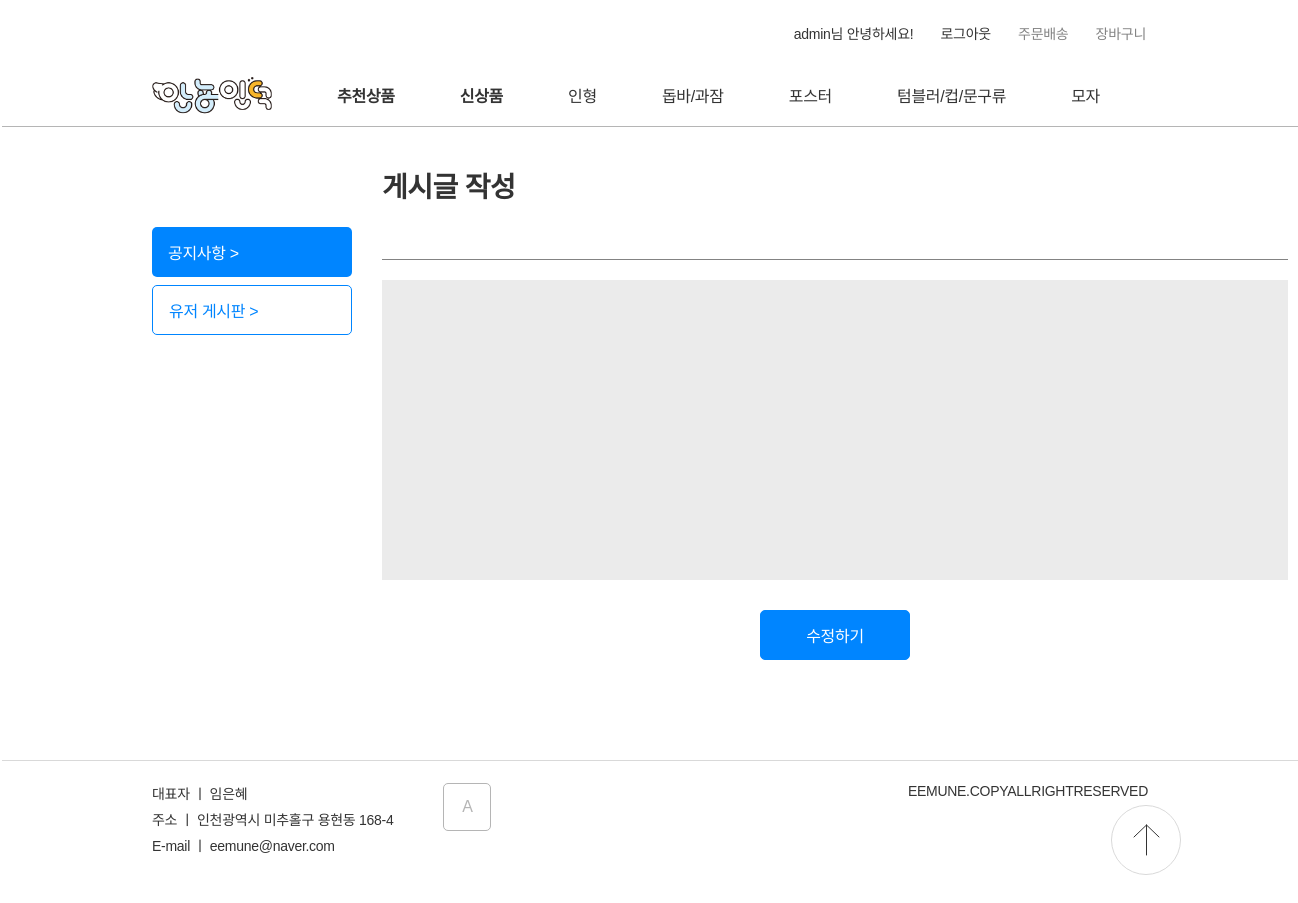
/update_post?post_id=13 (signed in), run on an earlier commit of the app's database.
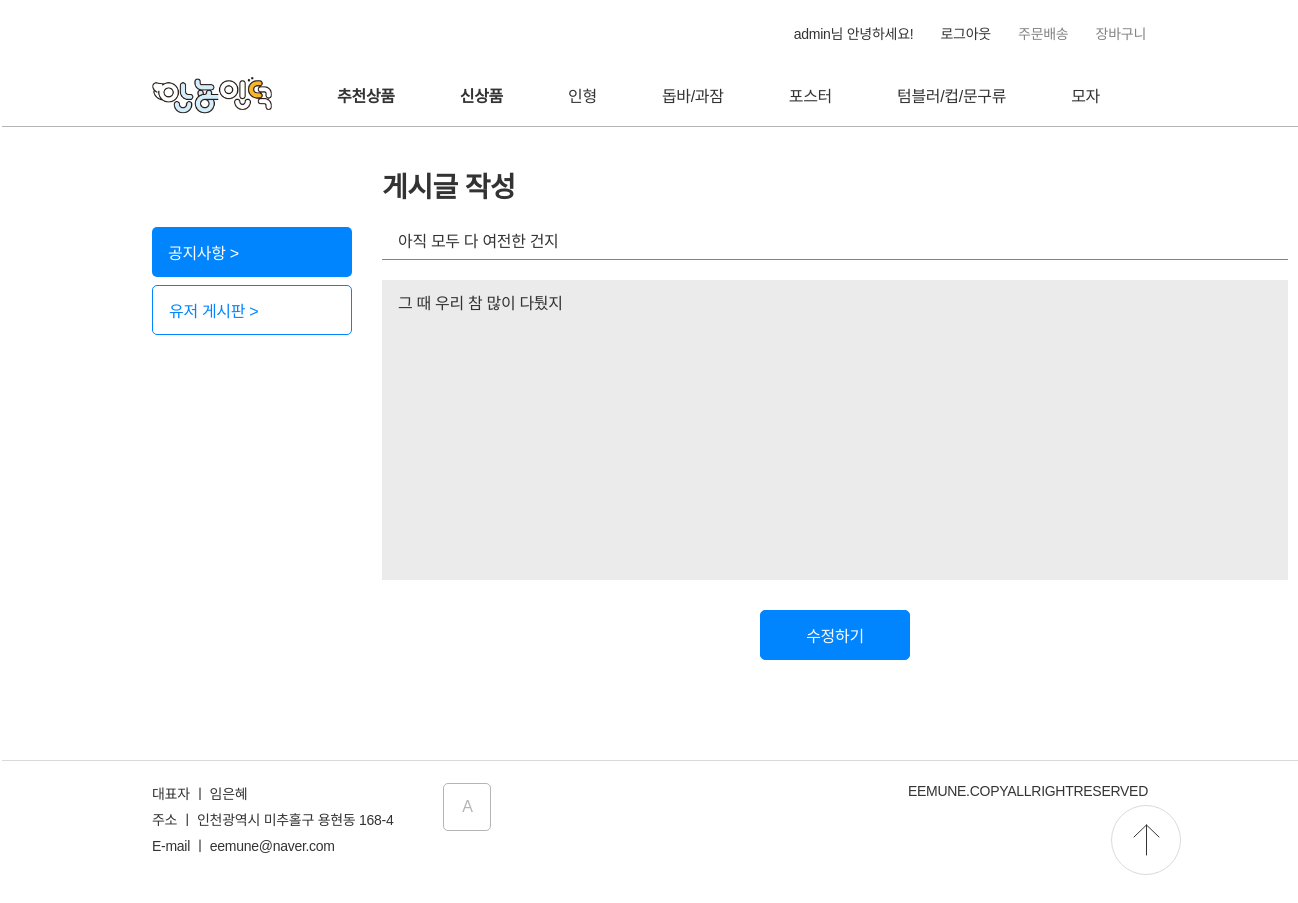
And on a later commit of the database.
### data_models.py (models this page shows)
class Board(db.Model):
    __tablename__="Board"
    id=Column(db.Integer, primary_key=True)
    post_id=Column(String(8))
    writer_id = Column(String(32))
    title=Column(String)
    content=Column(String)
    data=Column(String)

### server.py (the view, shortened to what this page needs)
@app.route('/update_post', methods = ['GET', 'POST'])
def update_post():
    if request.method == "GET":
        post_id = request.args.get("post_id")
        post_to_update = db.session.query(Board).filter(Board.id == post_id).first()
        return render_template("update_post.html", post = post_to_update)

### templates/update_post.html (shortened to what this page needs)
<!DOCTYPE html>
<html lang="ko">
<head>
    <link href="../static/CSS/nav.css" rel="stylesheet">
    <link href="../static/CSS/stylesheet.css" rel="stylesheet">
    <link href="../static/CSS/write_board.css" rel="stylesheet">
</head>
<nav>
    <div id="comp_header">
        <div id="component_top-list">
            <ul>
                {% if session['user_id']%}
                <li><a class="size_14"href="./wishlist">{{session['user_id']}}님 안녕하세요!</a></li>
                <li><a class="size_14"href="./logout">로그아웃</a></li>
                {% else %}
                <li><a class="size_14"href="./signin">로그인</a></li>
                <li><a class="size_14"href="./signup">회원가입</a></li>
                {% endif %}
                <li><a class="size_14 color_B5B5B5"href="error">주문배송</a></li>
                <li><a class="size_14 color_B5B5B5"href="wishlist">장바구니</a></li>
            </ul>
        </div>
        <div id="component_navigator">
            <ul>
                <img id="LOGO" onclick="location.href='/'" src="../static/img/icon/안뇽인덕.png"/>
                <li><a style="font-weight: 700;" href="./category_item?category=추천상품">추천상품</a></li>
                <li><a style="font-weight: 700;" href=".//category_item?category=신상품">신상품</a></li>
                <li><a href="./category_item?category=A">인형</a></li>
                <li><a href="./category_item?category=B">돕바/과잠</a></li>
                <li><a href="./category_item?category=C">포스터</a></li>
                <li><a href="./category_item?category=D">텀블러/컵/문구류</a></li>
                <li><a href="./category_item?category=E">모자</a></li>
            </ul>
        </div>
        </div>
</nav>
<body>
    {%if not session.user_id%}
    <script>
        alert("로그인 후 이용 가능합니다.");
        location.href='/board';
    </script>
   {%else%}
   <div class="div_write_board">
    <div class="left_section">
        <div  onclick="location.href='/board'" class="btn_notification">공지사항 ></div>
        <div  onclick="location.href='/board'" class="btn_board">유저 게시판 ></div>
    </div>
    <div class="right_section">
        <p class="weight_700 section_title">게시글 작성</p>
        <form method="post" class="write_section">
            <input class="post_title" required name="post_title" value = "{{post.title}}">
            <textarea class="post_content" name="post_content" style="resize:none"  required >{{post.content}}</textarea>
            <div class="btn_container">
                <button type="submit" onclick="location.href='/update_post'">수정하기</button>
            </div>
        </div>
    </div>
{%endif%}
<footer>
    <div class="introduction">
        <p class="size_14">대표자 ㅣ 임은혜</p>
        <p class="size_14">주소 ㅣ 인천광역시 미추홀구 용현동 168-4</p>
        <p class="size_14">E-mail ㅣ eemune@naver.com</p>
    </div>
    <button onclick="location.href='/adminpage'">A</button>
    <div class="copyright">
        <p class="color_838383 size_14">EEMUNE.COPYALLRIGHTRESERVED</p>
    </div>
    <img id="gogo_top" src="../static/img/icon/icon_top.svg" onclick="location.href='#'"/>
</footer>
</html>

What changed in the data, as far as the page shows it:
added Board: post_title "아직 모두 다 여전한 건지", post_content "그 때 우리 참 많이 다퉜지"
